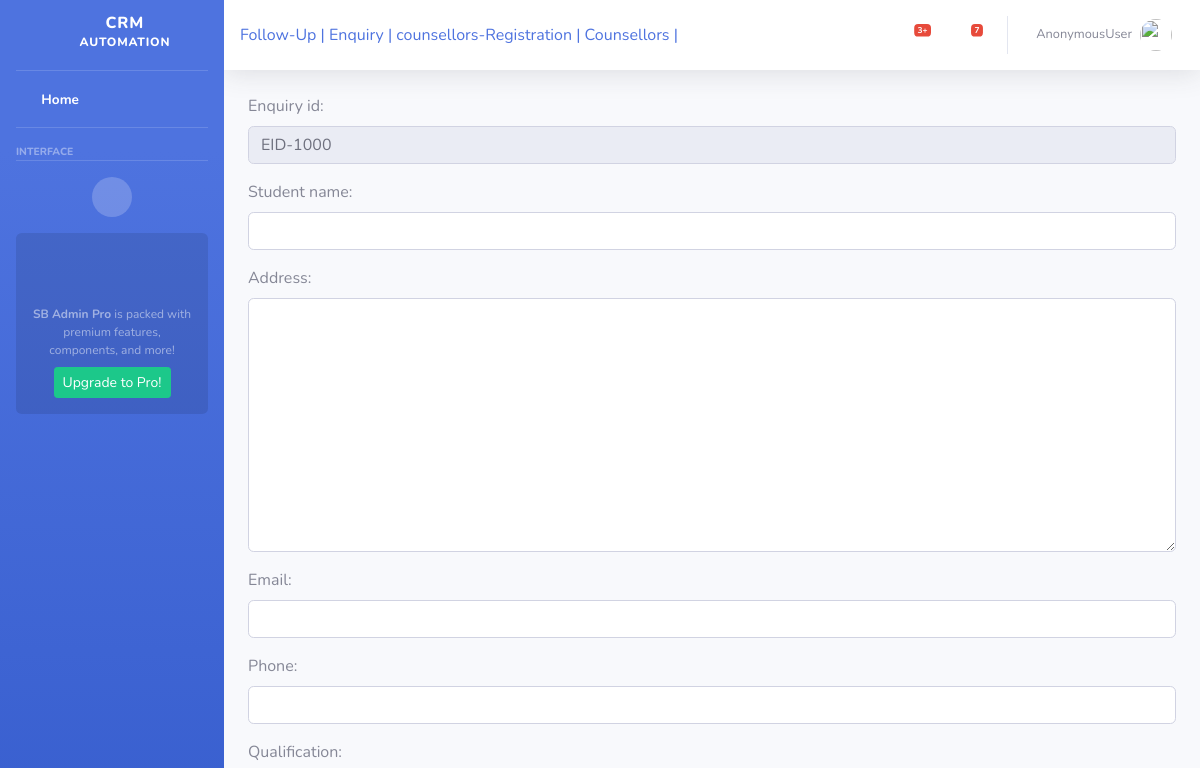
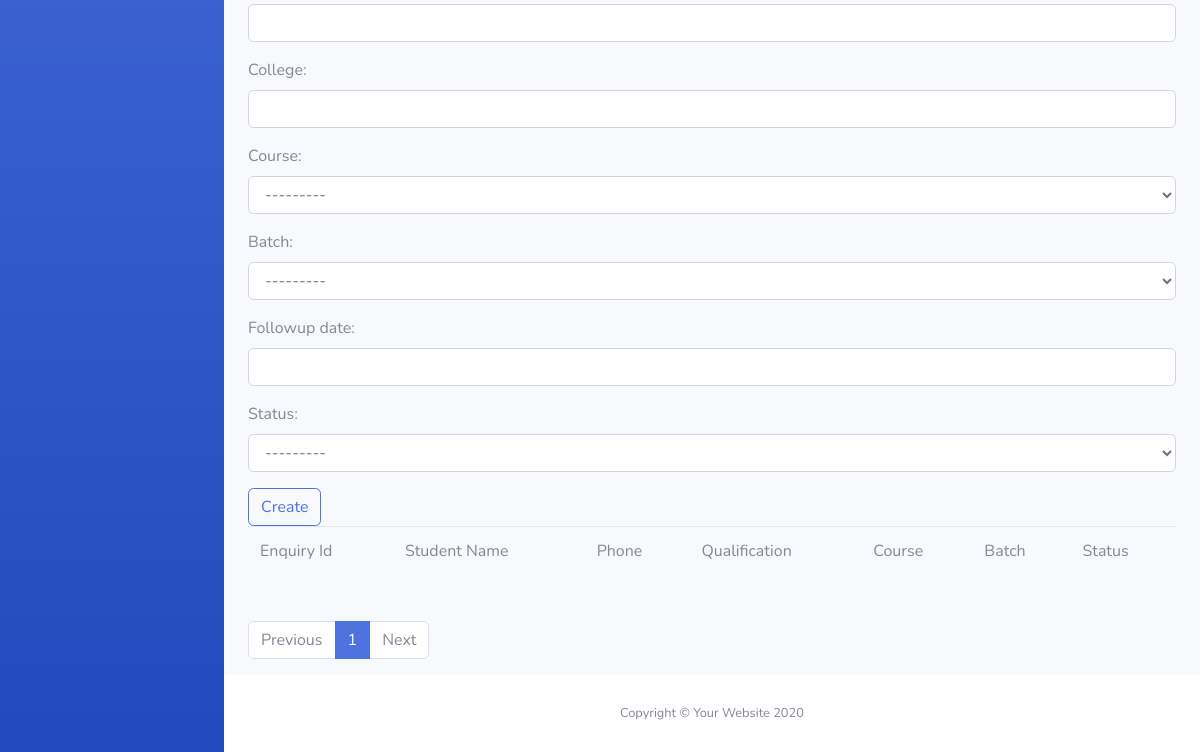
The page /crm/enquiry on the database as committed earlier (2 pictures, top to bottom).
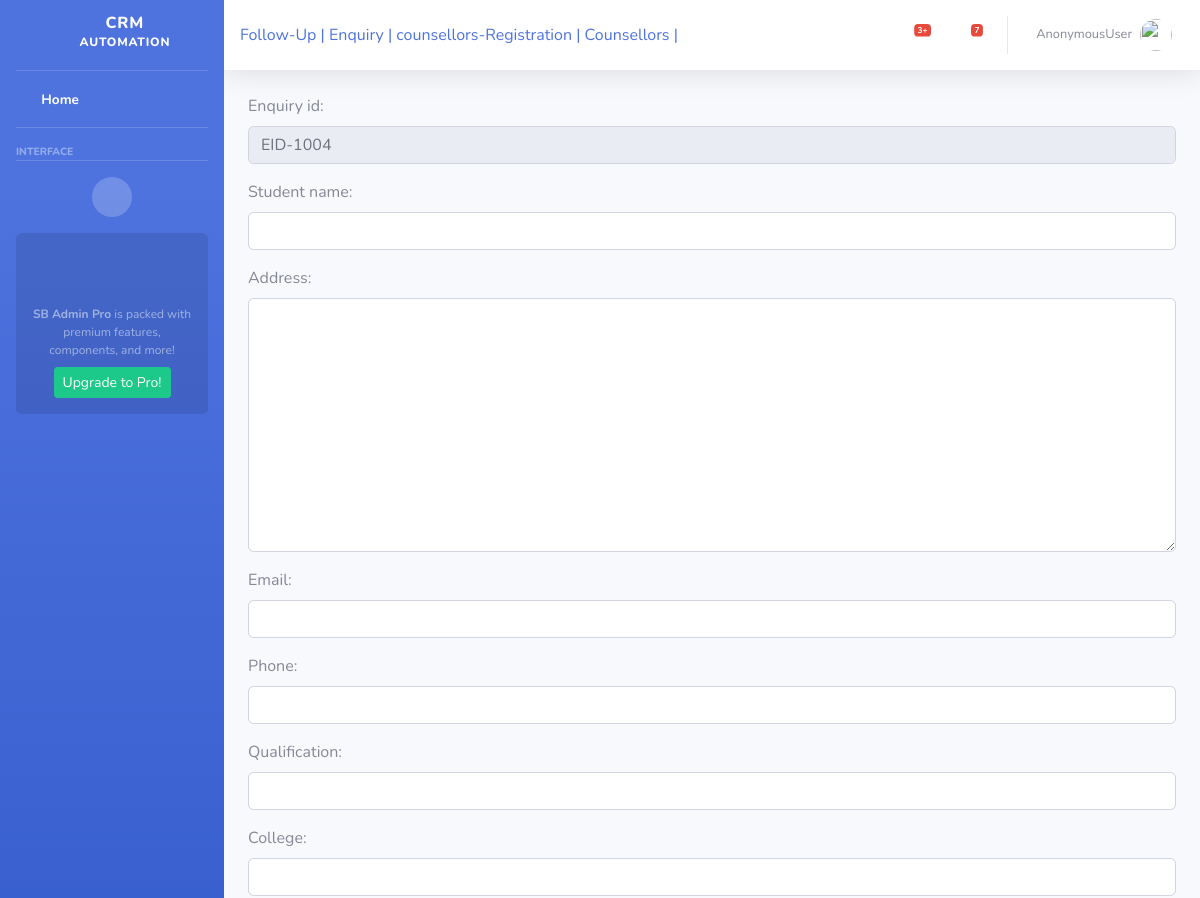
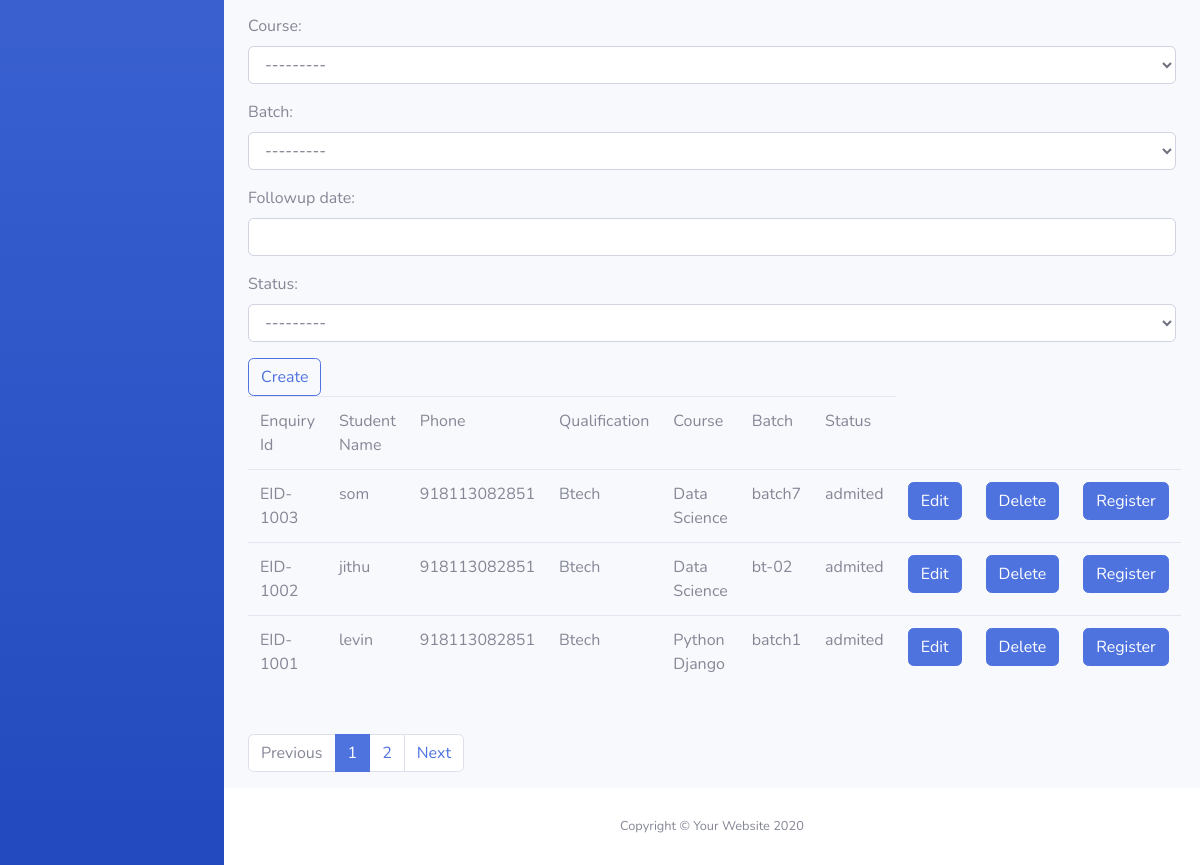
The same page on the database as committed later (2 pictures, top to bottom).
### crmapp/models.py (models this page shows, shortened)
class Enquiry(models.Model):
    enquiry_id = models.CharField(max_length=20, unique=True)
    student_name = models.CharField(max_length=20)
    address = models.TextField()
    email = models.EmailField(max_length=50)
    phone = models.IntegerField(max_length=20)
    qualification = models.CharField(max_length=50)
    college = models.CharField(max_length=100)
    course = models.ForeignKey(Course, on_delete=models.CASCADE)
    batch = models.ForeignKey(Batch, on_delete=models.CASCADE)
    followup_date = models.DateField()
    choices = (('admited', 'admited'), ('not admited','not admited'))
    status = models.CharField(max_length=20, choices=choices)

class Course(models.Model):
    course_name = models.CharField(max_length=20, unique=True)
    course_duration = models.CharField(max_length=20)
    def __str__(self):
        return self.course_name

class Batch(models.Model):
    batch_code = models.CharField(max_length=20, unique=True)
    course_name = models.ForeignKey(Course, on_delete=models.CASCADE)
    start_date = models.DateField()
    fees = models.IntegerField()
    choices = (('yet to begin', 'yet to begin'), ('in progress', 'in progress'), ('completed', 'completed'))
    status = models.CharField(max_length=20, choices=choices)
    def __str__(self):
        return self.batch_code

### crmapp/views.py (the view, shortened to what this page needs)
# urls.py: path('enquiry', Enquiry_Creation.as_view(), name='enquiry'),
class Enquiry_Creation(TemplateView):
    model = Enquiry
    form_class = EnquiryCreateForm
    template_name = 'crmapp/cs_student_enquiry.html'
    def get(self, request, *args, **kwargs):
        enquiry = self.model.objects.last()
        if enquiry:
            last_eid = enquiry.enquiry_id
            lst = int(last_eid.split('-')[1]) + 1
            eid = 'EID-' + str(lst)
        else:
            eid = 'EID-1000'
        form = self.form_class(initial={'enquiry_id': eid})
        students = Enquiry.objects.all()[::-1]
        paginator = Paginator(students, 3)
        page_number = request.GET.get('page')
        page_obj = paginator.get_page(page_number)
        self.context = {
            "form":form,
            "page_obj": page_obj
        }
        return render(request, self.template_name, self.context)

### crmapp/templates/crmapp/cs_student_enquiry.html (shortened to what this page needs)
{% extends 'crmapp/cs_base.html' %}
{% block body_block %}
<form method="post"id="EnquiryForm" data-course-url="{% url 'ajax_load_course' %}">
    {{ form.as_p }}
    <input type="submit" class="btn btn-outline-primary" value="Create">
</form>
<table class="table">
    <tr>
        <td>Enquiry Id</td>
        <td>Student Name</td>
        <td>Phone</td>
         <td>Qualification</td>
        <td>Course</td>
        <td>Batch</td>
        <td>Status</td>
    </tr>
    {% for s in page_obj %}
    <tr>
        <td>{{ s.enquiry_id }}</td>
        <td>{{ s.student_name }}</td>
          <td>{{ s.phone }}</td>
         <td>{{ s.qualification }}</td>
          <td>{{ s.course }}</td>
        <td>{{ s.batch }}</td>
        <td>{{ s.status }}</td>
         <td><a href="{% url 'enquiry_edit' s.id %}" class="btn btn-primary btn-block">Edit</a> </td>
        <td><a href="{% url 'enquiry_delete' s.id %}" class="btn btn-primary btn-block">Delete</a> </td>
            {% if s.status == "admited" %}
         <td><a href="{% url 'admission' s.id %}" class="btn btn-primary btn-block">Register</a> </td>
        {% endif %}
    </tr>
    {% endfor %}
</table>
 <nav aria-label="..." style="margin-top: 5%;">
  <ul class="pagination">
      {% if page_obj.has_previous %}
       <li class="page-item">
        <a class="page-link" href="?page={{ page_obj.previous_page_number }}">Previous</a>
       </li>
      {% else %}
      <li class="page-item disabled">
      <a class="page-link" href="#" tabindex="-1" aria-disabled="true">Previous</a>
      </li>
      {% endif %}
      {% for i in page_obj.paginator.page_range %}
      {% if i == page_obj.number %}
      <li class="page-item active"><a class="page-link">{{i}}</a></li>
      {% else %}
      <li class="page-item"><a class="page-link" href="?page={{ i }}">{{i}}</a></li>
      {% endif %}
      {% endfor %}
      {% if page_obj.has_next %}
      <li class="page-item">
      <a class="page-link" href="?page={{ page_obj.next_page_number }}">Next</a>
      </li>
      {% else %}
      <li class="page-item disabled">
      <a class="page-link" href="#" tabindex="-1" aria-disabled="true">Next</a>
      </li>
      {% endif %}
  </ul>
</nav>
{% endblock %}

### crmapp/templates/crmapp/cs_base.html (shortened to what this page needs)
<!DOCTYPE html>
{%load static %}
<html lang="en">
<head>
    <link href="{% static 'vendor/fontawesome-free/css/all.min.css' %}" rel="stylesheet" type="text/css">
    <link href="{% static 'css/sb-admin-2.min.css' %}" rel="stylesheet">
</head>
<body id="page-top">
    <div id="wrapper">
        <ul class="navbar-nav bg-gradient-primary sidebar sidebar-dark accordion" id="accordionSidebar">
            <a class="sidebar-brand d-flex align-items-center justify-content-center" href="index.html">
                <div class="sidebar-brand-icon rotate-n-15">
                    <i class="fas fa-laugh-wink"></i>
                </div>
                <div class="sidebar-brand-text mx-3">CRM <sup>AUTOMATION</sup></div>
            </a>
            <hr class="sidebar-divider my-0">
            <li class="nav-item active">
                <a class="nav-link" href="index.html">
                    <i class="fas fa-fw fa-tachometer-alt"></i>
                    <span>Home</span></a>
            </li>
            <hr class="sidebar-divider">
            <div class="sidebar-heading">
                Interface
            </div>
            <hr class="sidebar-divider d-none d-md-block">
            <div class="text-center d-none d-md-inline">
                <button class="rounded-circle border-0" id="sidebarToggle"></button>
            </div>
            <div class="sidebar-card">
                <p class="text-center mb-2"><strong>SB Admin Pro</strong> is packed with premium features, components, and more!</p>
                <a class="btn btn-success btn-sm" href="https://startbootstrap.com/theme/sb-admin-pro">Upgrade to Pro!</a>
            </div>
        </ul>
        <div id="content-wrapper" class="d-flex flex-column">
            <div id="content">
                <nav class="navbar navbar-expand navbar-light bg-white topbar mb-4 static-top shadow">
                    <form>
                       <a class="collapse-item" href="{% url 'followup' %}">Follow-Up |</a>
                        <a class="collapse-item" href="{% url 'enquiry' %}">Enquiry |</a>
                        <a class="collapse-item" href="{% url 'cs_register' %}">counsellors-Registration |</a>
                         <a class="collapse-item" href="{% url 'cs_view' %}">Counsellors | </a>
                    </form>
                    <ul class="navbar-nav ml-auto">
                        <li class="nav-item dropdown no-arrow mx-1">
                            <a class="nav-link dropdown-toggle" href="#" id="alertsDropdown" role="button"
                                data-toggle="dropdown" aria-haspopup="true" aria-expanded="false">
                                <i class="fas fa-bell fa-fw"></i>
                                <span class="badge badge-danger badge-counter">3+</span>
                            </a>
                        </li>
                        <li class="nav-item dropdown no-arrow mx-1">
                            <a class="nav-link dropdown-toggle" href="#" id="messagesDropdown" role="button"
                                data-toggle="dropdown" aria-haspopup="true" aria-expanded="false">
                                <i class="fas fa-envelope fa-fw"></i>
                                <span class="badge badge-danger badge-counter">7</span>
                            </a>
                        </li>
                        <li class="nav-item dropdown no-arrow">
                            <a class="nav-link dropdown-toggle" href="#" id="userDropdown" role="button"
                                data-toggle="dropdown" aria-haspopup="true" aria-expanded="false">
                                <span class="mr-2 d-none d-lg-inline text-gray-600 small">{{ request.user}}</span>
                                <img class="img-profile rounded-circle"
                                    src="img/undraw_profile.svg">
                            </a>
                        </li>
                    </ul>
                </nav>
                <div class="container-fluid">
                {% block body_block%}
                    {% endblock %}
                </div>
            </div>
            <footer class="sticky-footer bg-white">
                <div class="container my-auto">
                    <div class="copyright text-center my-auto">
                        <span>Copyright &copy; Your Website 2020</span>
                    </div>
                </div>
            </footer>
        </div>
    </div>
</body>
</html>

Rows that differ between the two databases and show on the page:
added Enquiry: enquiry_id "EID-1003", student_name "som", phone "918113082851", qualification "Btech", course "Data Science", batch "batch7", status "admited", shows "Register"
added Enquiry: enquiry_id "EID-1002", student_name "jithu", phone "918113082851", qualification "Btech", course "Data Science", batch "bt-02", status "admited", shows "Register"
added Enquiry: enquiry_id "EID-1001", student_name "levin", phone "918113082851", qualification "Btech", course "Python Django", batch "batch1", status "admited", shows "Register"
Other text that changed with them:
form field enquiry_id: "EID-1000" → "EID-1004"
new list line: "2"
